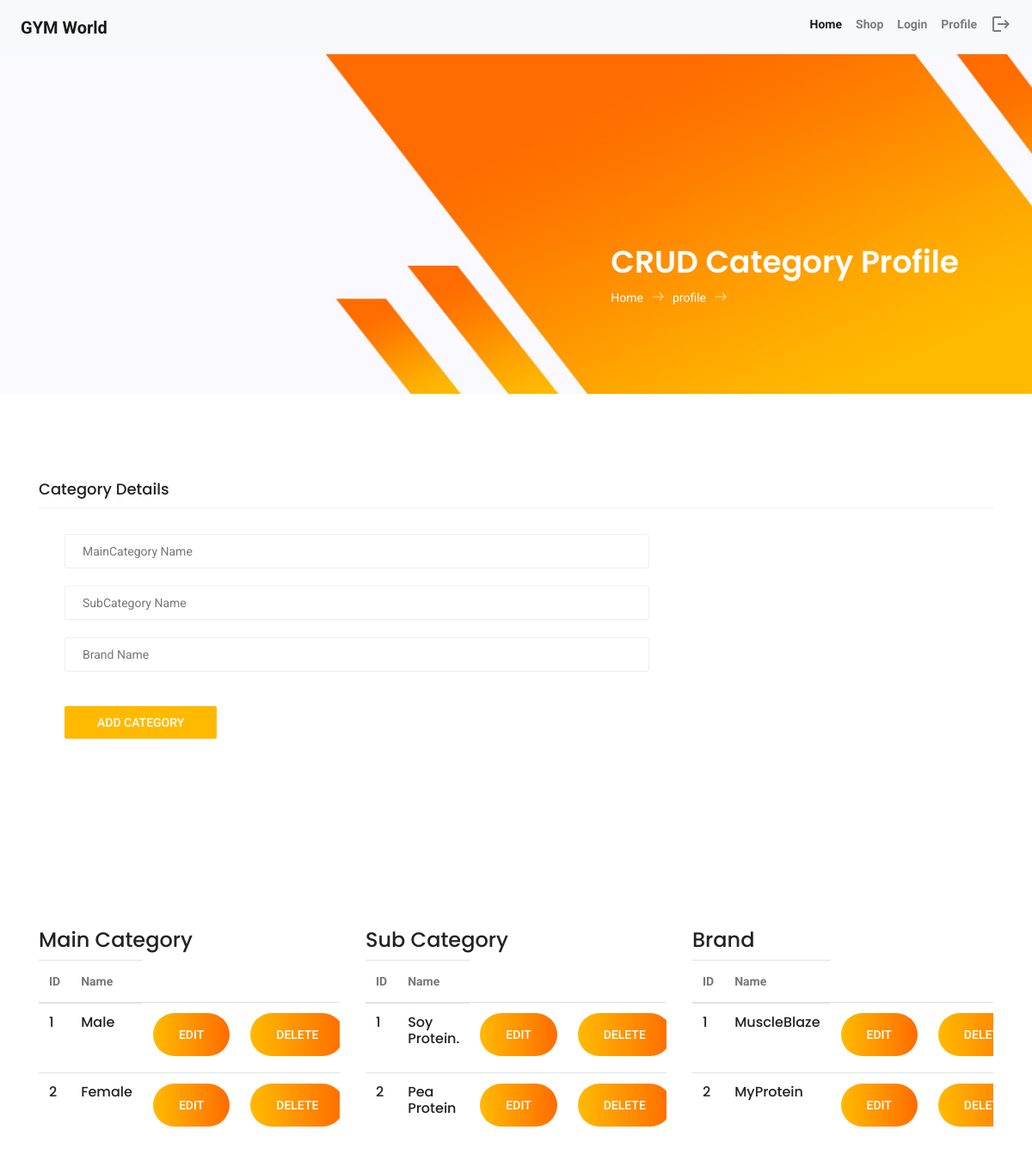
Screenshot of /crudcategory/ (signed in) with the database file from the repository.
### mainApp/models.py (models this page shows, shortened)
class MainCategory(models.Model):
    mcid = models.AutoField(primary_key=True)
    name = models.CharField(max_length=20)

class SubCategory(models.Model):
    scid = models.AutoField(primary_key=True)
    name = models.CharField(max_length=20)

class Brand(models.Model):
    bid = models.AutoField(primary_key=True)
    name = models.CharField(max_length=20)

### mainApp/views.py (the view, shortened to what this page needs)
# urls.py: path('crudcategory/',views.crudCategory),
@login_required(login_url='/login/')
def crudCategory(request):
    mc = MainCategory.objects.all()
    sc = SubCategory.objects.all()
    brand = Brand.objects.all()
    return render(request, 'crudcategory.html',{'mainCat':mc,'subCat':sc,'Brand':brand})

### mainApp/templates/crudcategory.html (shortened to what this page needs)
{% extends 'index.html' %}
{% load static %}
{% block body %}
<section class="banner-area organic-breadcrumb">
    <div class="container">
        <div class="breadcrumb-banner d-flex flex-wrap align-items-center justify-content-end">
            <div class="col-first">
                <h1>CRUD Category Profile</h1>
                <nav class="d-flex align-items-center">
                    <a href="/">Home<span class="lnr lnr-arrow-right"></span></a>
                    <a href="#">profile<span class="lnr lnr-arrow-right"></span></a>
                </nav>
            </div>
        </div>
    </div>
</section>
<section class="checkout_area section_gap">
    <div class="container">
        <div class="returning_customer">
        <div class="billing_details">
            <div class="row">
                <div class="col-lg-12">
                    <h3>Category Details</h3>
                    <form class="row contact_form" action="#" method="post" enctype="multipart/form-data">
                        <div class="col-md-12 form-group p_star">
                            <input type="text" class="form-control" id="mname" name="mname" placeholder="MainCategory Name">
                        </div>
                        <div class="col-md-12 form-group p_star">
                            <input type="text" class="form-control" id="sname" name="sname" placeholder="SubCategory Name">
                        </div>
                        <div class="col-md-12 form-group p_star">
                            <input type="text" class="form-control" id="bname" name="bname" placeholder="Brand Name">
                        </div>
                        <div class="col-md-12 form-group">
                            <button type="submit" value="submit" class="primary-btn">Add Category</button>
                        </div>
                    </form>
                </div>
            </div>
        </div>
    </div>
</section>
<section class="login_box_area section_gap">
    <div class="container">
        <div class="row">
            <div class="col-lg-4">
                <h3>Main Category</h3>
                <div class="table-responsive">
                    <table class="table">
                        <thead>
                            <tr>
                                <th scope="col">ID</th>
                                <th scope="col">Name</th>
                            </tr>
                        </thead>
                        <tbody>
                            {% for i in mainCat %}
                            <tr>
                                <td>
                                    <h5>{{i.mcid}}</h5>
                                </td>
                                <td>
                                    <h5>{{i.name}}</h5>
                                </td>
                                <td>
                                    <a href="/editMainCategory/{{i.mcid}}/" class="primary-btn">Edit</a>
                                </td>
                                <td>
                                    <a href="/deleteMainCategory/{{i.mcid}}/" id="confirm" onclick="return confirm('Are you sure you want to delete this?')" class="primary-btn">Delete</a>
                                </td>
                            </tr>
                            {% endfor %}
                        </tbody>
                    </table>
                </div>
            </div>
            <div class="col-lg-4">
                <h3>Sub Category</h3>
                <div class="table-responsive">
                    <table class="table">
                        <thead>
                            <tr>
                                <th scope="col">ID</th>
                                <th scope="col">Name</th>
                            </tr>
                        </thead>
                        <tbody>
                            {% for i in subCat %}
                            <tr>
                                <td>
                                    <h5>{{i.scid}}</h5>
                                </td>
                                <td>
                                    <h5>{{i.name}}</h5>
                                </td>
                                <td>
                                    <a href="/editSubCategory/{{i.scid}}/" class="primary-btn">Edit</a>
                                </td>
                                <td>
                                    <a href="/deleteSubCategory/{{i.scid}}/" id="confirm" onclick="return confirm('Are you sure you want to delete this?')" class="primary-btn">Delete</a>
                                </td>
                            </tr>
                            {% endfor %}
                        </tbody>
                    </table>
                </div>
            </div>
            <div class="col-lg-4">
                <h3>Brand</h3>
                <div class="table-responsive">
                    <table class="table">
                        <thead>
                            <tr>
                                <th scope="col">ID</th>
                                <th scope="col">Name</th>
                            </tr>
                        </thead>
                        <tbody>
                            {% for i in Brand %}
                            <tr>
                                <td>
                                    <h5>{{i.bid}}</h5>
                                </td>
                                <td>
                                    <h5>{{i.name}}</h5>
                                </td>
                                <td>
                                    <a href="/editBrand/{{i.bid}}/" class="primary-btn">Edit</a>
                                </td>
                                <td>
                                    <a href="/deleteBrand/{{i.bid}}/" id="confirm" onclick="return confirm('Are you sure you want to delete this?')" class="primary-btn">Delete</a>
                                </td>
                            </tr>
                            {% endfor %}
                        </tbody>
                    </table>
                </div>
            </div>
        </div>
    </div>
</section>
{% endblock %}

### rows the page displays
MainCategory: mcid "1", name "Male"
MainCategory: mcid "2", name "Female"
SubCategory: scid "1", name "Soy Protein."
SubCategory: scid "2", name "Pea Protein"
Brand: bid "1", name "MuscleBlaze"
Brand: bid "2", name "MyProtein"
